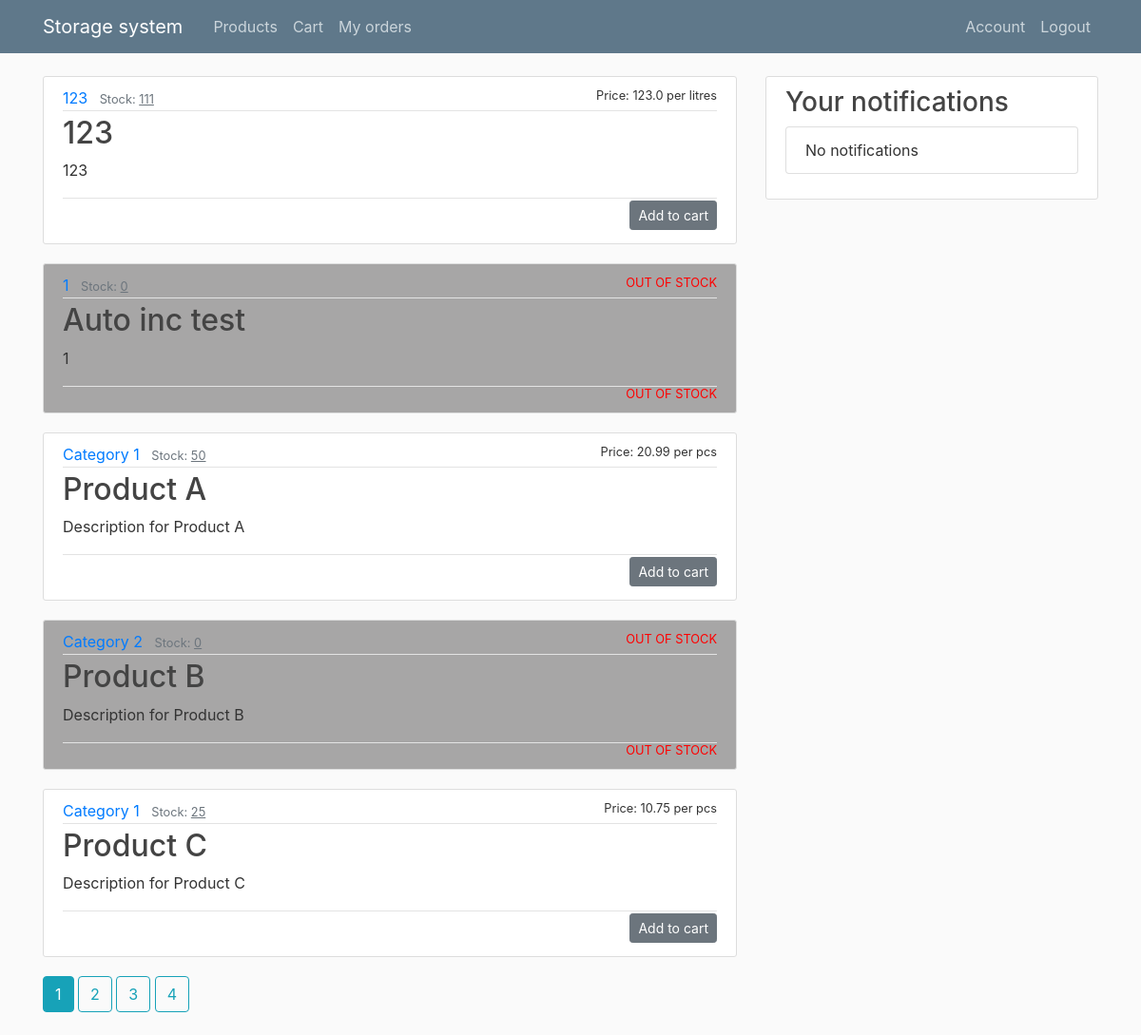
Before: /products (signed in) with the older database file.
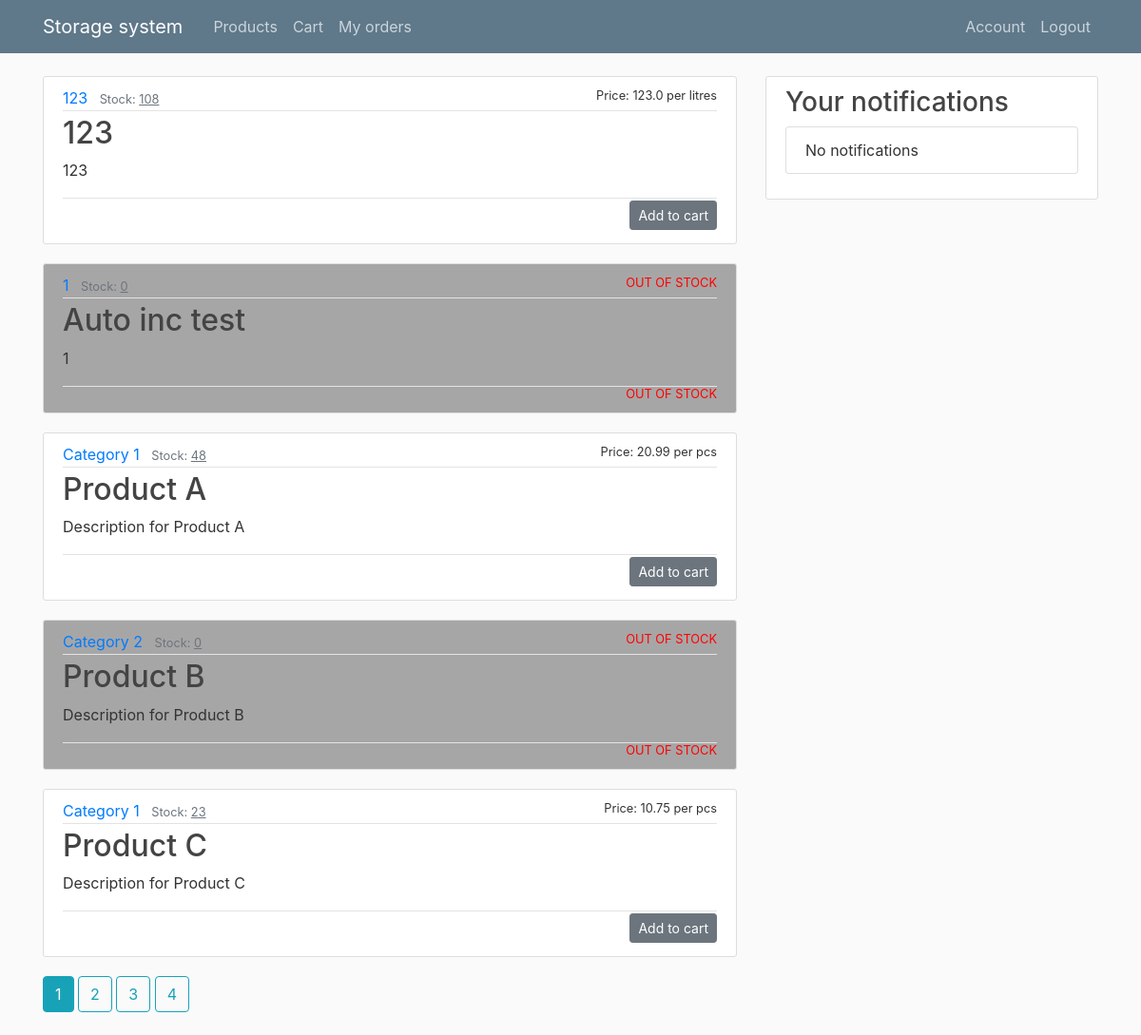
After: the same page with the newer database file.
### flaskblog/models.py (models this page shows, shortened)
class Product(db.Model):
    id = db.Column(db.Integer, primary_key=True)
    name = db.Column(db.String(20), nullable=False, unique=True)
    category = db.Column(db.String(20), nullable=False)
    price = db.Column(db.Float, nullable=False)
    quantityInStock = db.Column(db.Integer, nullable=False)
    unitOfMeasure = db.Column(db.String(20), nullable=False)
    description = db.Column(db.Text, nullable=False)

### flaskblog/main/routes.py (the view)
@main.route("/products")
@login_required
def products():
    page = request.args.get('page', 1, type=int)
    products = Product.query.order_by(Product.name.asc()).paginate(page=page, per_page=5)
    return render_template('products.html', title='Products', products=products)

### flaskblog/models.py (called while the page is built)
@login_manager.user_loader
def load_user(user_id):
    return User.query.get(int(user_id))

    def has_roles(self, role):
        if isinstance(role, str):
            return role in (role.name for role in self.roles)
        else:
            return role in self.roles

### flaskblog/templates/products.html
{% extends "layout.html" %}
{% block content %}
    {% for product in products.items %}
        <article class="media content-section {% if product.quantityInStock==0 %}gray-bg{% endif %}">
          <div class="media-body">
            <div class="product-metadata">
              <a class="mr-2" href="{{ url_for('products.category_products', category=product.category) }}">{{ product.category }}</a>
              <small class="text-muted">Stock: <u>{{ product.quantityInStock }}</u></small>
              <small class="flt-r" {% if product.quantityInStock==0 %}style="color: red;"{% endif %}>{% if product.quantityInStock==0 %}OUT OF STOCK{% else %} Price: {{product.price}} per {{product.unitOfMeasure}}{% endif %}</small>
            </div>
            <h2><a class="product-title" href="{{ url_for('products.product', product_id=product.id) }}">{{ product.name }}</a></h2>
            <p class="product-content">{{ product.description }}</p>
            <div class="product-metadata">
              <small class="flt-r" {% if product.quantityInStock==0 %}style="color: red;"{% endif %}>
                {% if product.quantityInStock==0 %}
                  OUT OF STOCK
                {% else %}
                  <a class="btn btn-secondary btn-sm mt-1 mb-1 flt-r" href="{{ url_for('products.add_to_cart', product_id=product.id, page=products.page, quantityInStock=product.quantityInStock) }}">Add to cart</a>
                {% endif %}</small>
            </div>
          </div>
        </article>
    {% endfor %}
    {% for page_num in products.iter_pages(left_edge=1, right_edge=1, left_current=1, right_current=2) %}
      {% if page_num %}
        {% if products.page == page_num %}
          <a class="btn btn-info mb-4" href="{{ url_for('main.products', page=page_num) }}">{{ page_num }}</a>
        {% else %}
          <a class="btn btn-outline-info mb-4" href="{{ url_for('main.products', page=page_num) }}">{{ page_num }}</a>
        {% endif %}
      {% else %}
        ...
      {% endif %}
    {% endfor %}
{% endblock content %}

Changed rows visible on the page:
changed Product "litres": quantityInStock "111" → "108"
changed Product "Product A": quantityInStock "50" → "48"
changed Product "Product C": quantityInStock "25" → "23"
